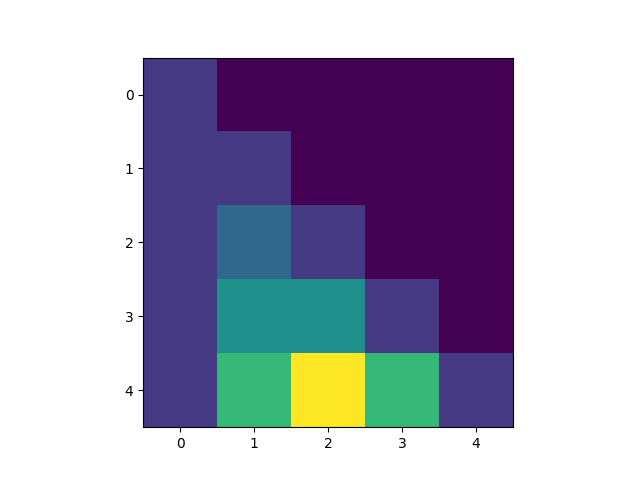

Reproduce this figure in Python.
import numpy as np
import matplotlib.pyplot as plt
import math

def nChooseK(n,k):
  num = math.factorial(n)
  den = math.factorial(k) * math.factorial(n-k)
  return num / den

pascal_size = 5
pascal_triangle = np.zeros((pascal_size, pascal_size), dtype=int)

for n in range(pascal_size):
  for k in range(n + 1):
    pascal_triangle[n, k] = nChooseK(n,k)

# print(pascal_triangle)
plt.imshow(pascal_triangle)
plt.show()

for i in range(pascal_size):
  temp = pascal_triangle[i,:]
  temp = temp[temp != 0]
  print(' ' * (pascal_size - i) + np.array2string(temp)[1:-1])
